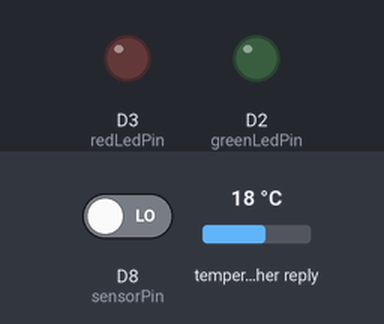
This sketch was run on a simulated ESP8266 (NodeMCU). On the bench: output pins drawn as LEDs (lit = HIGH). Inputs (shaded band) come from the test bench; at power-on: D8 (sensorPin) LOW, temperature in the weather reply 18 °C. WiFi joins after 1.5 s; servers stay silent unless stated; web services answer with replies made up by the test bench; pins used as bus, display or sensor lines are not drawn; what the sketch prints to the serial monitor is not drawn.

Above: at 3.2 s.
3.3 s: D8 (sensorPin) driven HIGH
At 4.7 s:
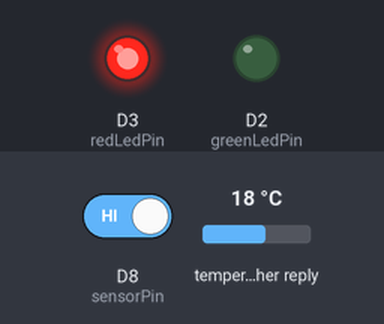
7.2 s: D8 (sensorPin) driven LOW
At 12.6 s:
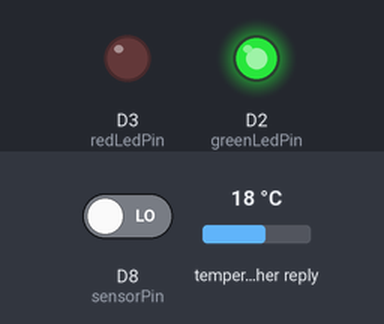
Timing chart, 0 to 14.1 s (numbered marks = the images above; inputs shaded):
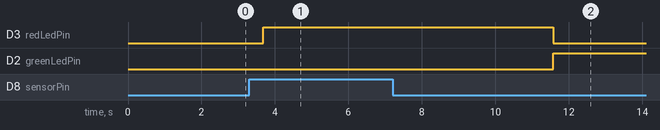

The sketch:

weather.ino
```cpp
#include <ESP8266WiFi.h>
#include <ArduinoJson.h>

const char* ssid = "Galaxy S23 E0D1";
const char* password = "11223344";

const char* apiKey = "de986ef8e78d6600fd0dcc661f7672c9";
const char* city = "Rabat";
const char* country = "MA";
const char* server = "api.openweathermap.org";

const char* thingSpeakServer = "api.thingspeak.com";
const String writeAPIKey = "KUAGHCLIPIV7SHG7";

#define sensorPower D7
#define sensorPin D8
#define greenLedPin D2
#define redLedPin D3

WiFiClient client;

void setup() {
    pinMode(sensorPower, OUTPUT);
    pinMode(sensorPin, INPUT);
    pinMode(greenLedPin, OUTPUT);
    pinMode(redLedPin, OUTPUT);

    digitalWrite(sensorPower, LOW);
    Serial.begin(9600);

    Serial.print("Connecting to Wi-Fi...");
    WiFi.begin(ssid, password);
    while (WiFi.status() != WL_CONNECTED) {
      delay(1000);
      Serial.print(".");
    }
    Serial.println("\nConnected to Wi-Fi!");
}

void loop() {
    // Check weather forecast
    bool rainExpected = checkRainForecast();

    // Read soil moisture
    int val = readSensor();
    Serial.print("Digital output: ");
    Serial.println(val);

    if (rainExpected) {
      Serial.println("Rain expected tomorrow: No need to water.");
      digitalWrite(greenLedPin, HIGH); // Indicate good status
      digitalWrite(redLedPin, LOW);
    } else {
      if (val) {
        Serial.println("Soil too dry: Time to water!");
        digitalWrite(greenLedPin, LOW);
        digitalWrite(redLedPin, HIGH);
      } else {
        Serial.println("Soil moisture is perfect.");
        digitalWrite(greenLedPin, HIGH);
        digitalWrite(redLedPin, LOW);
      }
    }

    // Send data to ThingSpeak
    sendDataToThingSpeak(val, rainExpected);

    delay(6000); // Wait for 1 minute before the next check
}

int readSensor() {
    digitalWrite(sensorPower, HIGH);
    delay(10);
    int val = digitalRead(sensorPin);
    digitalWrite(sensorPower, LOW);
    return val;
}

bool checkRainForecast() {
    if (client.connect(server, 80)) {
      String url = "/data/2.5/forecast?q=" + String(city) + "," + String(country) + "&appid=" + String(apiKey);
      Serial.print("Requesting URL: ");
      Serial.println(url);

      client.print(String("GET ") + url + " HTTP/1.1\r\n" +
                  "Host: " + server + "\r\n" +
                  "Connection: close\r\n\r\n");

      while (!client.available()) {
        delay(100);
      }

      while (client.available()) {
        String line = client.readStringUntil('\n');
        if (line == "\r") {
          break;
        }
      }

      String payload = client.readString();
      client.stop();

      DynamicJsonDocument doc(2048);
      DeserializationError error = deserializeJson(doc, payload);
      if (error) {
        Serial.print("JSON deserialization error: ");
        Serial.println(error.c_str());
        return false;
      }

      for (JsonObject forecast : doc["list"].as<JsonArray>()) {
        if (forecast.containsKey("rain")) {
          return true;
        }
      }

      return false;
    } else {
      Serial.println("Failed to connect to server");
      return false;
    }
}

void sendDataToThingSpeak(int moisture, bool rain) {
    if (client.connect(thingSpeakServer, 80)) {
      String data = "field1=" + String(moisture) + "&field2=" + String(rain ? 1 : 0);
      client.print(String("POST /update HTTP/1.1\r\n") +
                  "Host: " + thingSpeakServer + "\r\n" +
                  "Connection: close\r\n" +
                  "X-THINGSPEAKAPIKEY: " + writeAPIKey + "\r\n" +
                  "Content-Type: application/x-www-form-urlencoded\r\n" +
                  "Content-Length: " + data.length() + "\r\n\r\n" +
                  data);
      client.stop();
      Serial.println("Data sent to ThingSpeak");
    } else {
      Serial.println("Failed to connect to ThingSpeak");
    }
}
```

Measured:
- after the input at 3.3 s, D3 (redLedPin): LOW → HIGH after 0.39 s; D2 (greenLedPin): stays LOW (without the input it goes to HIGH after 0.39 s)
- after the input at 7.2 s, D3 (redLedPin): HIGH → LOW after 4.4 s; D2 (greenLedPin): LOW → HIGH after 4.4 s
